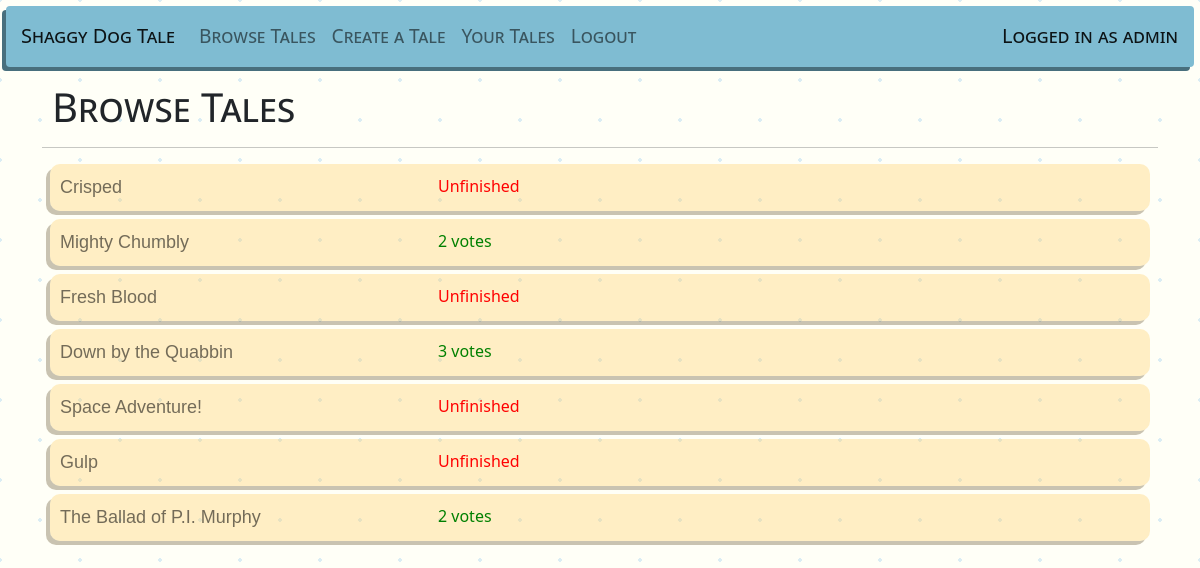
Screenshot of /shaggydogtale/browse (signed in) with the database file from the repository.
### shaggydogtale/models.py (models this page shows, shortened)
class Story(models.Model):
    title = models.CharField(max_length=100)
    beginning = models.TextField(max_length=2000)
    middle = models.TextField(max_length=2000)
    end = models.TextField(max_length=2000)

### shaggydogtale/views.py (the view)
# urls.py: path('', shaggydogtale_views.Browse, name='browse'),
def Browse(request):
    stories = Story.objects.all()
    context = {
        'stories': stories
    }
    return render(request, 'shaggydogtale/browse.html', context)

### shaggydogtale/templates/shaggydogtale/browse.html
{% extends 'shaggydogtale/base.html' %}
{% block body %}
<div class="container">
    <div class="row">
        <div class="col">
            <h1 class="page-title">Browse Tales</h1>
            <hr>
            {% for story in stories %}
                <div class="story-item">
                    <div class="col">
                        <a class="story" href="{% url 'shaggydogtale:view' story.id %}">{{story.title}}</a>
                    </div>
                    <div class="col">
                        {% if story.contributions.count < 3 %}
                            <div style="color: red">Unfinished</div>
                        {% else %}
                            <div style="color: green">{{story.votes.count}} votes</div>
                        {% endif %}
                    </div>
                </div>
            {% endfor %}
        </div>
    </div>
</div>
{% endblock body %}

### shaggydogtale/templates/shaggydogtale/base.html (shortened to what this page needs)
{% load static %}
<!DOCTYPE html>
<html lang="en">
<head>
    <link rel="stylesheet" href="{% static 'shaggydogtale/style.css' %}">
    <link href="https://cdn.jsdelivr.net/npm/bootstrap@5.2.2/dist/css/bootstrap.min.css" rel="stylesheet">
</head>
<body class="background">
    <nav class="navbar sticky-top navbar-expand-lg navbar-light navbar-custom">
        <a class="navbar-brand nav-margin" href="{% url 'shaggydogtale:browse' %}">Shaggy Dog Tale</a>
        <div class="collapse navbar-collapse" id="navbarNav">
          <ul class="navbar-nav">
            <li class="nav-item">
              <a class="nav-link" href="{% url 'shaggydogtale:browse' %}">Browse Tales</a>
            </li>
            {% if user.is_authenticated %}
            <li class="nav-item">
              <a class="nav-link" href="{% url 'shaggydogtale:create' %}">Create a Tale</a>
            </li>
            {% endif %}
            {% if user.is_authenticated %}
              <li class="nav-item">
                <a class="nav-link" href="{% url 'shaggydogtale:contributed' %}">Your Tales</a>
              </li>
              <li class="nav-item">
                <a class="nav-link" href="{% url 'logout' %}">Logout</a>
              </li>
            {% else %}
              <li class="nav-item">
                <a class="nav-link" href="{% url 'login' %}">Login</a>
              </li>
            {% endif %}
          </ul>
        </div>
        {% if user.is_authenticated %}
          <div class="navbar-brand nav-margin">Logged in as {{user}}</div>
        {% else %}
          <div class="navbar-brand nav-margin">Logged out</div>
        {% endif %}
    </nav>
    {% block body %}
    {% endblock body %}
</body>
</html>

### shaggydogtale/static/shaggydogtale/style.css (style rules this page uses)
a.story:link { color:#0000008C; font-family: Verdana, Geneva, Tahoma, sans-serif; font-weight: 500; font-size: large; text-decoration:none; }
.page-title { font-family:'Segoe UI', Tahoma, Geneva, Verdana, sans-serif; font-weight:400; font-variant: small-caps; text-rendering:geometricPrecision; margin: 10px; }
.navbar-custom { background-color: #7FBCD2; color: black; font-family: 'Segoe UI', Tahoma, Geneva, Verdana, sans-serif; font-weight: 400; font-size: larger; font-variant: small-caps; text-rendering: optimizeLegibility; box-shadow: -4px 4px #486f7d; margin: 6px; border-radius: 4px; }
.nav-margin { margin-left: 15px; margin-right: 15px; }
.story-item { background-color: #ffca5953; margin: 8px; padding: 10px; box-shadow: -4px 4px #5a472053; border-radius: 10px; color: black; font-family: 'Segoe UI', Tahoma, Geneva, Verdana, sans-serif; display: grid; grid-template-columns: 35% 65%; }
.background { background-color: #fffff7; opacity: 1; background-image: radial-gradient(#dbedf4 2px, transparent 2px), radial-gradient(#dbedf4 2px, #fffff7 2px); background-size: 80px 80px; background-position: 0 0,40px 40px; }

### rows the page displays
Story: title "Crisped", shows "Unfinished"
Story: title "Mighty Chumbly", votes.count "2"
Story: title "Fresh Blood", shows "Unfinished"
Story: title "Down by the Quabbin", votes.count "3"
Story: title "Space Adventure!", shows "Unfinished"
Story: title "Gulp", shows "Unfinished"
Story: title "The Ballad of P.I. Murphy", votes.count "2"

### other values shown
{{ user }} "admin"
